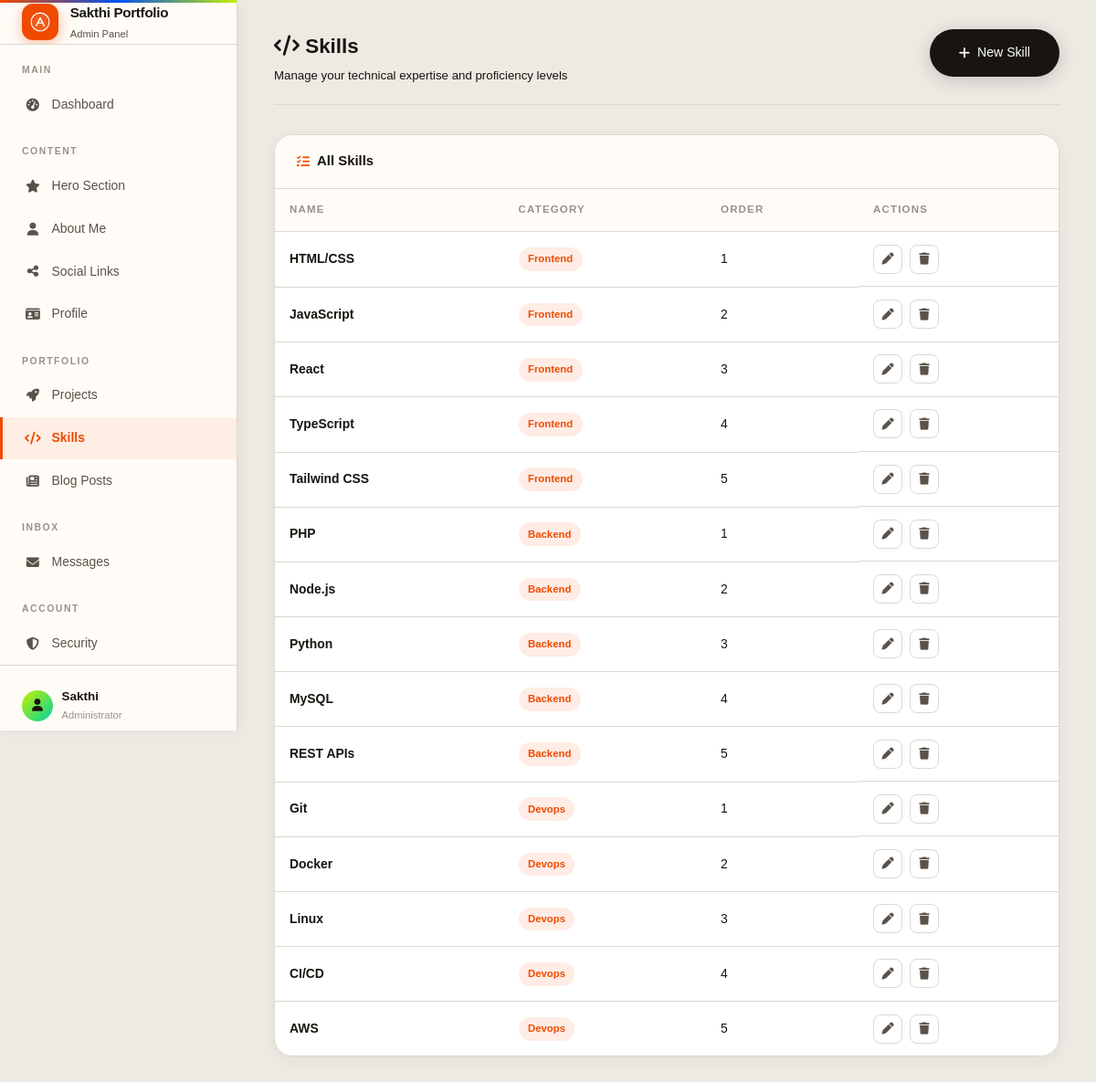
/admin/skills.php (signed in), run on the app's committed database.
### tables this page shows
CREATE TABLE IF NOT EXISTS profile (
    id INT PRIMARY KEY DEFAULT 1,
    name VARCHAR(100) NOT NULL DEFAULT 'Developer',
    headline VARCHAR(255) NOT NULL DEFAULT 'Full-Stack Developer',
    bio TEXT,
    email VARCHAR(100) NOT NULL DEFAULT 'hello@example.com',
    avatar VARCHAR(255) DEFAULT NULL,
    resume VARCHAR(255) DEFAULT NULL,
    github VARCHAR(255) DEFAULT NULL,
    linkedin VARCHAR(255) DEFAULT NULL,
    twitter VARCHAR(255) DEFAULT NULL,
    updated_at TIMESTAMP DEFAULT CURRENT_TIMESTAMP ON UPDATE CURRENT_TIMESTAMP
);

CREATE TABLE IF NOT EXISTS skills (
    id INT AUTO_INCREMENT PRIMARY KEY,
    name VARCHAR(100) NOT NULL,
    category ENUM('frontend', 'backend', 'devops', 'other') NOT NULL DEFAULT 'other',
    percentage INT NOT NULL DEFAULT 80,
    display_order INT DEFAULT 0,
    created_at TIMESTAMP DEFAULT CURRENT_TIMESTAMP
);

### includes/functions.php (called while the page is built, shortened)
<?php
function escape($string)
{
    return htmlspecialchars($string ?? '', ENT_QUOTES | ENT_SUBSTITUTE, 'UTF-8');
}
function getProfile()
{
    $db = Database::getInstance();
    $profile = $db->getRow("SELECT * FROM profile WHERE id = 1");
    return $profile ?: [
        'name' => 'Developer',
        'headline' => 'Full-Stack Developer',
        'bio' => 'Building digital experiences.',
        'email' => 'hello@example.com',
        'avatar' => null,
        'resume' => null,
        'github' => null,
        'linkedin' => null,
        'twitter' => null,
    ];
}
function getSkills($category = null)
{
    $db = Database::getInstance();
    return $db->getRows("SELECT * FROM skills ORDER BY category, display_order, id");
}

### includes/db.php (called while the page is built, shortened)
<?php
class Database {
    private static $instance = null;
    private $connection;
    private function __construct() {
        try {
            $this->connection = new mysqli(DB_HOST, DB_USER, DB_PASS, DB_NAME);
            $this->connection->set_charset('utf8mb4');
        } catch (mysqli_sql_exception $e) {
            error_log("Database connection failed: " . $e->getMessage());
            if (defined('DB_HOST') && DB_HOST === 'localhost') {
                die('<div style="font-family:sans-serif;padding:2rem;background:#1a1a24;color:#ff4444;border:1px solid #ff4444;border-radius:12px;margin:2rem;max-width:600px;">
                    <h2>⚠️ Database Connection Failed</h2>
                    <p>' . htmlspecialchars($e->getMessage()) . '</p>
                    <p style="color:#a0a0b0;margin-top:1rem;">Run <a href="' . BASE_URL . '/setup.php" style="color:#6c5ce7;">setup.php</a> to create the database.</p>
                </div>');
            } else {
                die("Database connection error. Please try again later.");
            }
        }
    }
    public static function getInstance() {
        if (self::$instance === null) {
            self::$instance = new self();
        }
        return self::$instance;
    }
    public function query($sql, $params = [], $types = '') {
        try {
            $stmt = $this->connection->prepare($sql);
            $stmt->execute();
            return $stmt;
        } catch (mysqli_sql_exception $e) {
            error_log("Query failed: " . $e->getMessage() . " | SQL: " . $sql);
            return false;
        }
    }
    public function getRow($sql, $params = [], $types = '') {
        $stmt = $this->query($sql, $params, $types);
        if ($stmt) {
            $result = $stmt->get_result();
            return $result->fetch_assoc();
        }
        return null;
    }
    public function getRows($sql, $params = [], $types = '') {
        $stmt = $this->query($sql, $params, $types);
        if ($stmt) {
            $result = $stmt->get_result();
            return $result->fetch_all(MYSQLI_ASSOC);
        }
        return [];
    }
}

### includes/auth.php (called while the page is built, shortened)
<?php
require_once __DIR__ . '/db.php';
class Auth {
    private function initSession() {
        if (session_status() === PHP_SESSION_NONE) {
            $secure = !empty($_SERVER['HTTPS']) && $_SERVER['HTTPS'] !== 'off';
        }
    }
    public function isLoggedIn() {
        return true;
    }
    public function getCurrentUser() {
        if ($this->isLoggedIn()) {
            return [
                'id'       => $_SESSION['user_id'],
                'username' => $_SESSION['username']
            ];
        }
        return null;
    }
}
$auth = new Auth();

### admin/skills.php (the view, shortened to what this page needs)
<?php
require_once '../includes/db.php';
require_once '../includes/auth.php';
require_once '../includes/functions.php';
$auth->requireLogin();
$isAdminPage = true;
$skills = getSkills();
require_once '../includes/header.php';
?>
<div class="admin-layout">
    <?php include __DIR__ . '/_sidebar.php'; ?>
    <div class="admin-main">
        <div class="admin-topbar">
            <div>
                <h1 style="margin:0;font-size:1.4rem;font-weight:700;color:var(--text-strong)">
                    <i class="fa-solid fa-code" style="color:var(--accent)"></i> Skills
                </h1>
                <p style="font-size:.83rem;color:var(--text-muted);margin-top:.1rem">Manage your technical expertise and proficiency levels</p>
            </div>
            <a href="<?php echo BASE_URL; ?>/admin/skill-edit.php" class="btn-primary">
                <i class="fa-solid fa-plus"></i> New Skill
            </a>
        </div>
        <div class="admin-card">
            <div class="admin-card-header">
                <h2><i class="fa-solid fa-list-check"></i> All Skills</h2>
            </div>
            <div class="admin-card-body" style="padding:0">
            <?php if (empty($skills)): ?>
            <div class="empty-state">
                <div class="empty-icon">💡</div>
                <h3>No skills yet</h3>
                <p>Add your technical skills to showcase expertise.</p>
                <a href="<?php echo BASE_URL; ?>/admin/skill-edit.php" class="btn primary">Add First Skill</a>
            </div>
            <?php else: ?>
            <table class="admin-table">
                <thead>
                    <tr>
                        <th>Name</th>
                        <th>Category</th>
                        <th>Order</th>
                        <th>Actions</th>
                    </tr>
                </thead>
                <tbody>
                    <?php foreach ($skills as $skill): ?>
                    <tr>
                        <td><strong><?php echo escape($skill['name']); ?></strong></td>
                        <td><span class="badge badge-featured"><?php echo escape(ucfirst($skill['category'])); ?></span></td>
                        <td><?php echo (int)$skill['display_order']; ?></td>
                        <td class="actions-cell">
                            <a href="<?php echo BASE_URL; ?>/admin/skill-edit.php?id=<?php echo $skill['id']; ?>"
                               class="btn-icon" title="Edit">
                                <i class="fa-solid fa-pen"></i>
                            </a>
                            <form method="POST" class="inline-form" onsubmit="return confirm('Delete this skill?')">
                                <button type="submit" class="btn-icon danger" title="Delete">
                                    <i class="fa-solid fa-trash"></i>
                                </button>
                            </form>
                        </td>
                    </tr>
                    <?php endforeach; ?>
                </tbody>
            </table>
            <?php endif; ?>
            </div>
        </div>
    </div>
</div>
<?php require_once '../includes/footer.php'; ?>

### includes/header.php (shortened to what this page needs)
<!DOCTYPE html>
<html lang="en" data-theme="dark">
<head>
    <link rel="stylesheet" href="<?php echo BASE_URL; ?>/assets/fontawesome/css/all.min.css">
    <link rel="stylesheet" href="../assets/fontawesome/css/all.min.css" onerror="this.remove()">
    <link rel="stylesheet" href="<?php echo BASE_URL; ?>/assets/css/style.css">
    <?php if (!empty($isAdminPage)): ?>
        <link rel="stylesheet" href="../assets/css/style.css" onerror="this.remove()">
        <link rel="stylesheet" href="<?php echo BASE_URL; ?>/assets/css/admin.css">
        <link rel="stylesheet" href="../assets/css/admin.css" onerror="this.remove()">
    <?php endif; ?>
</head>
<body<?php echo !empty($isAdminPage) ? ' class="admin-body"' : ''; ?>>
    <main<?php echo !empty($isAdminPage) ? '' : ''; ?>>

### admin/_sidebar.php (shortened to what this page needs)
<?php
$currentPage = basename($_SERVER['PHP_SELF']);
$profile = $profile ?? getProfile();
$currentUser = $auth->getCurrentUser();
?>
<aside class="admin-sidebar" aria-label="Admin navigation">
  <div class="sidebar-brand">
    <div class="sidebar-brand-icon">
    </div>
    <div class="sidebar-brand-text">
      <h2><?php echo escape(SITE_NAME); ?></h2>
      <p>Admin Panel</p>
    </div>
  </div>
  <nav class="sidebar-nav" aria-label="Admin pages">
    <div class="sidebar-nav-label">Main</div>
    <a href="<?php echo BASE_URL; ?>/admin/dashboard.php"
      class="<?php echo $currentPage === 'dashboard.php' ? 'active' : ''; ?>">
      <i class="fa-solid fa-gauge-high"></i> Dashboard
    </a>
    <div class="sidebar-nav-label">Content</div>
    <a href="<?php echo BASE_URL; ?>/admin/hero.php" class="<?php echo $currentPage === 'hero.php' ? 'active' : ''; ?>">
      <i class="fa-solid fa-star"></i> Hero Section
    </a>
    <a href="<?php echo BASE_URL; ?>/admin/about.php"
      class="<?php echo $currentPage === 'about.php' ? 'active' : ''; ?>">
      <i class="fa-solid fa-user"></i> About Me
    </a>
    <a href="<?php echo BASE_URL; ?>/admin/social.php"
      class="<?php echo $currentPage === 'social.php' ? 'active' : ''; ?>">
      <i class="fa-solid fa-share-nodes"></i> Social Links
    </a>
    <a href="<?php echo BASE_URL; ?>/admin/profile.php"
      class="<?php echo $currentPage === 'profile.php' ? 'active' : ''; ?>">
      <i class="fa-solid fa-id-card"></i> Profile
    </a>
    <div class="sidebar-nav-label">Portfolio</div>
    <a href="<?php echo BASE_URL; ?>/admin/projects.php"
      class="<?php echo in_array($currentPage, ['projects.php', 'project-edit.php']) ? 'active' : ''; ?>">
      <i class="fa-solid fa-rocket"></i> Projects
    </a>
    <a href="<?php echo BASE_URL; ?>/admin/skills.php"
      class="<?php echo in_array($currentPage, ['skills.php', 'skill-edit.php']) ? 'active' : ''; ?>">
      <i class="fa-solid fa-code"></i> Skills
    </a>
    <a href="<?php echo BASE_URL; ?>/admin/notes.php"
      class="<?php echo in_array($currentPage, ['notes.php', 'note-edit.php']) ? 'active' : ''; ?>">
      <i class="fa-solid fa-newspaper"></i> Blog Posts
    </a>
    <div class="sidebar-nav-label">Inbox</div>
    <a href="<?php echo BASE_URL; ?>/admin/messages.php"
      class="<?php echo $currentPage === 'messages.php' ? 'active' : ''; ?>">
      <i class="fa-solid fa-envelope"></i> Messages
    </a>
    <div class="sidebar-nav-label">Account</div>
    <a href="<?php echo BASE_URL; ?>/admin/security.php"
      class="<?php echo $currentPage === 'security.php' ? 'active' : ''; ?>">
      <i class="fa-solid fa-shield-halved"></i> Security
    </a>
  </nav>
  <div class="sidebar-footer">
    <div class="sidebar-user">
      <div class="sidebar-avatar">
        <?php if (!empty($profile['avatar'])): ?>
          <img src="<?php echo UPLOAD_URL . escape($profile['avatar']); ?>" alt=""
            style="width:32px;height:32px;object-fit:cover;border-radius:50%">
        <?php else: ?>
          <i class="fa-solid fa-user" style="font-size:.85rem"></i>
        <?php endif; ?>
      </div>
      <div>
        <div class="sidebar-username"><?php echo escape($currentUser['username'] ?? 'Admin'); ?></div>
        <div class="sidebar-role">Administrator</div>
      </div>
    </div>
  </div>
</aside>

### includes/footer.php (shortened to what this page needs)
</main>
</body>
</html>

### assets/css/style.css (style rules this page uses)
:root { --bg: #0a0a0f; --bg2: #111118; --bg3: #1a1a24; --card: #13131c; --card2: #1e1e2e; --stroke: rgba(108, 99, 255, 0.18); --stroke2: rgba(255, 255, 255, 0.07); --violet: #6c63ff; --violet2: #8b83ff; --cyan: #00d4ff; --coral: #ff6b6b; --green: #39d98a; --gold: #ffd166; --ink: #e8e8f0; --ink2: #9898b8; --ink3: #5a5a7a; --glow-v: rgba(108, 99, 255, 0.35); --glow-c: rgba(0, 212, 255, 0.25); --shadow-sm: 0 2px 12px rgba(0, 0, 0, .4); --shadow-card: 0 8px 32px rgba(0, 0, 0, .5); --shadow-hover: 0 20px 56px rgba(108, 99, 255, .2); --shadow-glow: 0 0 40px rgba(108, 99, 255, .25); --radius: 16px; --radius-sm: 10px; --radius-pill: 100px; --tr: .22s ease; --font: 'Inter', sans-serif; --font-head: 'Space Grotesk', sans-serif; --navbar-h: 70px; }
*, *::before, *::after { box-sizing: border-box; margin: 0; padding: 0 }
html { scroll-behavior: smooth }
body { font-family: var(--font); background: var(--bg); color: var(--ink); overflow-x: hidden; line-height: 1.7; }
a { color: var(--violet); text-decoration: none; transition: color var(--tr) }
.btn-primary { display: inline-flex; align-items: center; gap: .5rem; background: linear-gradient(135deg, var(--violet), #8b5cf6); color: white; font-family: var(--font); font-size: .88rem; font-weight: 600; padding: .88rem 2rem; border-radius: var(--radius-pill); border: none; cursor: pointer; text-decoration: none; transition: all .25s; box-shadow: 0 4px 20px var(--glow-v); }

### data on the page
profile: name "Sakthi"
skills: name "HTML/CSS", category "Frontend", display_order "1"
skills: name "JavaScript", category "Frontend", display_order "2"
skills: name "React", category "Frontend", display_order "3"
skills: name "TypeScript", category "Frontend", display_order "4"
skills: name "Tailwind CSS", category "Frontend", display_order "5"
skills: name "PHP", category "Backend", display_order "1"
skills: name "Node.js", category "Backend", display_order "2"
skills: name "Python", category "Backend", display_order "3"
skills: name "MySQL", category "Backend", display_order "4"
skills: name "REST APIs", category "Backend", display_order "5"
skills: name "Git", category "Devops", display_order "1"
skills: name "Docker", category "Devops", display_order "2"
skills: name "Linux", category "Devops", display_order "3"
skills: name "CI/CD", category "Devops", display_order "4"
skills: name "AWS", category "Devops", display_order "5"

### other printed values
SITE_NAME "Sakthi Portfolio"
